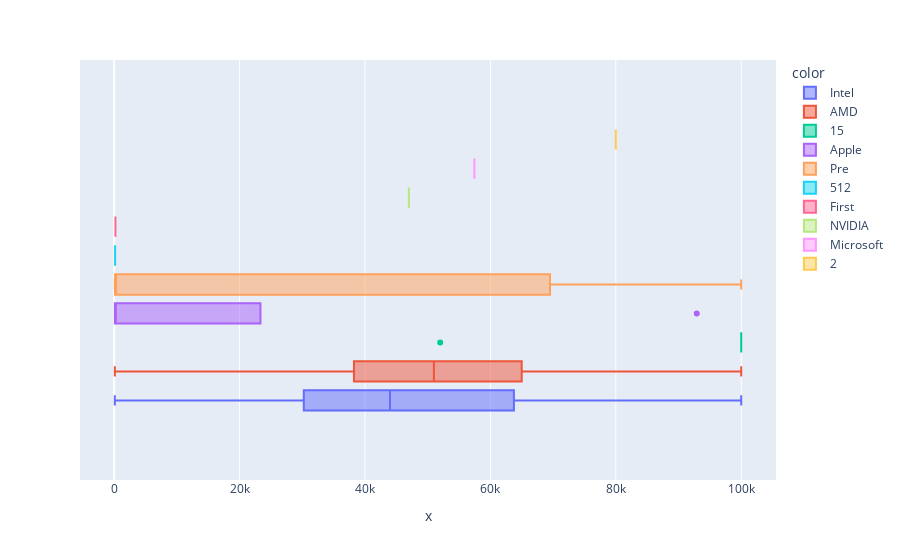

Notebook cell for this chart:
### Code cell
px.box(x=laptop_data['Product Cost'],color=laptop_data['Processor Company'])

### Figure 1 — Plotly figure (JSON) as saved in the notebook; plotly's stock layout.template omitted (floating-point values rounded to 4 significant figures; data arrays with more than 128 entries replaced by an {"elided": "..."} marker saying what was removed)
{"data": [{"alignmentgroup": "True", "hovertemplate": "color=Intel<br>x=%{x}<extra></extra>", "legendgroup": "Intel", "marker": {"color": "#636efa"}, "name": "Intel", "notched": false, "offsetgroup": "Intel", "orientation": "h", "showlegend": true, "type": "box", "x": {"elided": "447 int values"}, "x0": " ", "xaxis": "x", "y0": " ", "yaxis": "y"}, {"alignmentgroup": "True", "hovertemplate": "color=AMD<br>x=%{x}<extra></extra>", "legendgroup": "AMD", "marker": {"color": "#EF553B"}, "name": "AMD", "notched": false, "offsetgroup": "AMD", "orientation": "h", "showlegend": true, "type": "box", "x": [25990, 27499, 64990, 49990, 39490, 50990, 25990, 27499, 49990, 39490, 50990, 67990, 50990, 33990, 63990, 69990, 59990, 59990, 29990, 42990, 42499, 39490, 92990, 37990, 59990, 51890, 59990, 72990, 53990, 51990, 154, 26990, 42890, 49990, 54990, 43890, 31490, 99580, 42980, 154, 26990, 38490, 59990, 53790, 39490, 40990, 69990, 99990, 39490, 77990, 64990, 67551, 64990, 39490, 44999, 67990, 27490, 28990, 31490, 67551, 39490, 27990, 40990, 69990, 59990, 64990, 99990, 77990, 41790, 64990, 39490, 53990, 27990, 54999, 27990, 64990, 80990, 29990, 64990, 38990, 38990, 41990, 36990, 64990, 64990, 62990, 78990, 64990, 67999, 30500, 50990, 58990, 50990, 64990, 31990, 39490, 42900, 64990, 38956, 134, 274, 62990, 65990, 74990, 64990, 124, 33780, 149, 109, 82990, 92500, 84000, 26850, 56390, 83400, 64990], "x0": " ", "xaxis": "x", "y0": " ", "yaxis": "y"}, {"alignmentgroup": "True", "hovertemplate": "color=15<br>x=%{x}<extra></extra>", "legendgroup": "15", "marker": {"color": "#00cc96"}, "name": "15", "notched": false, "offsetgroup": "15", "orientation": "h", "showlegend": true, "type": "box", "x": [99990, 99990, 99990, 99990, 99990, 99990, 99990, 51990, 99990, 99990, 99990, 99990, 99990, 99990, 99990, 99990, 99990], "x0": " ", "xaxis": "x", "y0": " ", "yaxis": "y"}, {"alignmentgroup": "True", "hovertemplate": "color=Apple<br>x=%{x}<extra></extra>", "legendgroup": "Apple", "marker": {"color": "#ab63fa"}, "name": "Apple", "notched": false, "offsetgroup": "Apple", "orientation": "h", "showlegend": true, "type": "box", "x": [92900, 114, 116, 118, 139], "x0": " ", "xaxis": "x", "y0": " ", "yaxis": "y"}, {"alignmentgroup": "True", "hovertemplate": "color=Pre<br>x=%{x}<extra></extra>", "legendgroup": "Pre", "marker": {"color": "#FFA15A"}, "name": "Pre", "notched": false, "offsetgroup": "Pre", "orientation": "h", "showlegend": true, "type": "box", "x": [69500, 99990, 102, 69500, 185, 146, 139, 139, 146, 129], "x0": " ", "xaxis": "x", "y0": " ", "yaxis": "y"}, {"alignmentgroup": "True", "hovertemplate": "color=512<br>x=%{x}<extra></extra>", "legendgroup": "512", "marker": {"color": "#19d3f3"}, "name": "512", "notched": false, "offsetgroup": "512", "orientation": "h", "showlegend": true, "type": "box", "x": [149], "x0": " ", "xaxis": "x", "y0": " ", "yaxis": "y"}, {"alignmentgroup": "True", "hovertemplate": "color=First<br>x=%{x}<extra></extra>", "legendgroup": "First", "marker": {"color": "#FF6692"}, "name": "First", "notched": false, "offsetgroup": "First", "orientation": "h", "showlegend": true, "type": "box", "x": [204], "x0": " ", "xaxis": "x", "y0": " ", "yaxis": "y"}, {"alignmentgroup": "True", "hovertemplate": "color=NVIDIA<br>x=%{x}<extra></extra>", "legendgroup": "NVIDIA", "marker": {"color": "#B6E880"}, "name": "NVIDIA", "notched": false, "offsetgroup": "NVIDIA", "orientation": "h", "showlegend": true, "type": "box", "x": [46990], "x0": " ", "xaxis": "x", "y0": " ", "yaxis": "y"}, {"alignmentgroup": "True", "hovertemplate": "color=Microsoft<br>x=%{x}<extra></extra>", "legendgroup": "Microsoft", "marker": {"color": "#FF97FF"}, "name": "Microsoft", "notched": false, "offsetgroup": "Microsoft", "orientation": "h", "showlegend": true, "type": "box", "x": [57440], "x0": " ", "xaxis": "x", "y0": " ", "yaxis": "y"}, {"alignmentgroup": "True", "hovertemplate": "color=2<br>x=%{x}<extra></extra>", "legendgroup": "2", "marker": {"color": "#FECB52"}, "name": "2", "notched": false, "offsetgroup": "2", "orientation": "h", "showlegend": true, "type": "box", "x": [79990], "x0": " ", "xaxis": "x", "y0": " ", "yaxis": "y"}], "layout": {"boxmode": "group", "legend": {"title": {"text": "color"}, "tracegroupgap": 0}, "margin": {"t": 60}, "xaxis": {"anchor": "y", "domain": [0, 1], "title": {"text": "x"}}, "yaxis": {"anchor": "x", "domain": [0, 1]}}}
